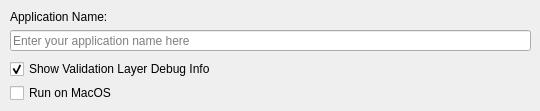
       <widget class="QWidget" name="instance">
        <property name="enabled">
         <bool>true</bool>
        </property>
        <attribute name="title">
         <string>Instance</string>
        </attribute>
        <widget class="QWidget" name="layoutWidget">
         <property name="geometry">
          <rect>
           <x>10</x>
           <y>10</y>
           <width>521</width>
           <height>41</height>
          </rect>
         </property>
         <layout class="QVBoxLayout" name="verticalLayoutApplicationName">
          <item>
           <widget class="QLabel" name="applicationNameLabel">
            <property name="toolTip">
             <string>&lt;html&gt;&lt;head/&gt;&lt;body&gt;&lt;p&gt;Name of the application, which will be shown on the Main Window Title.&lt;/p&gt;&lt;/body&gt;&lt;/html&gt;</string>
            </property>
            <property name="text">
             <string>Application Name:</string>
            </property>
           </widget>
          </item>
          <item>
           <widget class="QLineEdit" name="applicationNameInput">
            <property name="toolTip">
             <string>&lt;html&gt;&lt;head/&gt;&lt;body&gt;&lt;p&gt;Name of the application, which will be shown on the Main Window Title.&lt;/p&gt;&lt;/body&gt;&lt;/html&gt;</string>
            </property>
            <property name="placeholderText">
             <string>Enter your application name here</string>
            </property>
           </widget>
          </item>
         </layout>
        </widget>
        <widget class="QWidget" name="layoutWidget">
         <property name="geometry">
          <rect>
           <x>10</x>
           <y>60</y>
           <width>521</width>
           <height>42</height>
          </rect>
         </property>
         <layout class="QVBoxLayout" name="verticalLayout_4">
          <item>
           <widget class="QCheckBox" name="showValidationLayerDebugInfoCheckBox">
            <property name="toolTip">
             <string>Prints Validation Layer debug info output on console. Can be very verbose.</string>
            </property>
            <property name="text">
             <string>Show Validation Layer Debug Info</string>
            </property>
            <property name="checked">
             <bool>true</bool>
            </property>
           </widget>
          </item>
          <item>
           <widget class="QCheckBox" name="runOnMacosCheckBox">
            <property name="toolTip">
             <string>&lt;html&gt;&lt;head/&gt;&lt;body&gt;&lt;p&gt;Load Extension necessary for MacOS if enabled. App won't start on Windows/Linux if enabled.&lt;/p&gt;&lt;/body&gt;&lt;/html&gt;</string>
            </property>
            <property name="text">
             <string>Run on MacOS</string>
            </property>
           </widget>
          </item>
         </layout>
        </widget>
       </widget>
